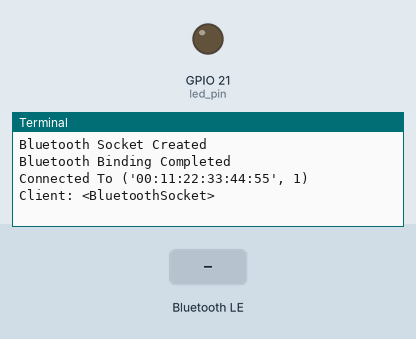
This program was run on a simulated Raspberry Pi (BCM pin numbers). On the bench: output pins drawn as LEDs (lit = HIGH), the last lines printed to the terminal. Inputs (shaded band) come from the test bench. A phone connects over Bluetooth after 1 s.

Above: at 2.2 s.
2.3 s: "1" written over Bluetooth
At 3.0 s:
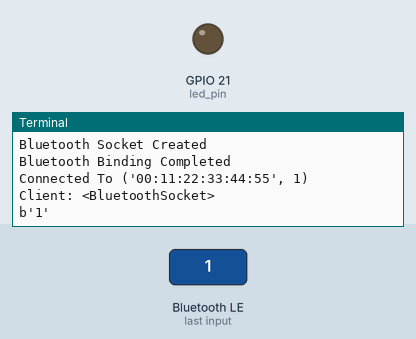
3.8 s: "on" written over Bluetooth
At 4.2 s:
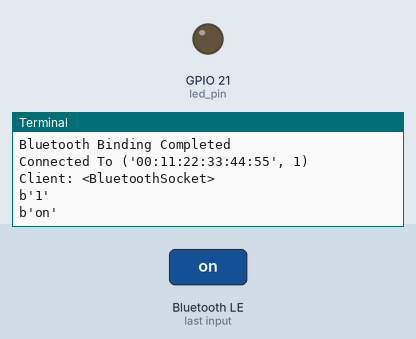
5.3 s: "off" written over Bluetooth
At 6.5 s:
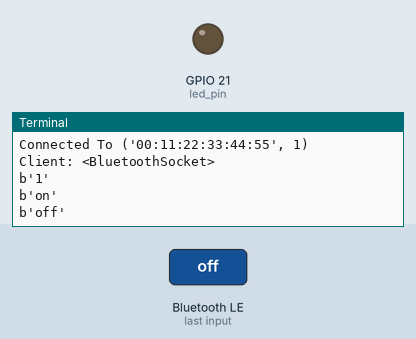

The program:

bluetooth.py
```python
import bluetooth
import RPi.GPIO as GPIO

led_pin = 21
GPIO.setmode(GPIO.BCM)
GPIO.setup(led_pin, GPIO.OUT)

host = ""
port = 1


server = bluetooth.BluetoothSocket(bluetooth.RFCOMM)
print('Bluetooth Socket Created')

try:
	server.bind((host, port))
	print("Bluetooth Binding Completed")
except:
	print("Bluetooth Binding Failed")

server.listen(1)
client, address = server.accept()
print("Connected To", address)
print("Client:", client)

try:
	while True:

		data = client.recv(1024)
		print(data)

		if data == "1":
			GPIO.output(led_pin, True)
			send_data = "Light On "
		elif data == "0":
			GPIO.output(led_pin, False)
			send_data = "Light Off "
		else:
			send_data = "Type 1 or 0 "
		client.send(send_data)
except:
	GPIO.cleanup()
	client.close()
	server.close()
```

Measured:
- after the input at 2.3 s, the terminal: prints a new line at once (image 1)
- after the input at 3.8 s, the terminal: prints a new line at once (image 2)
- after the input at 5.3 s, the terminal: prints a new line at once (image 3)
